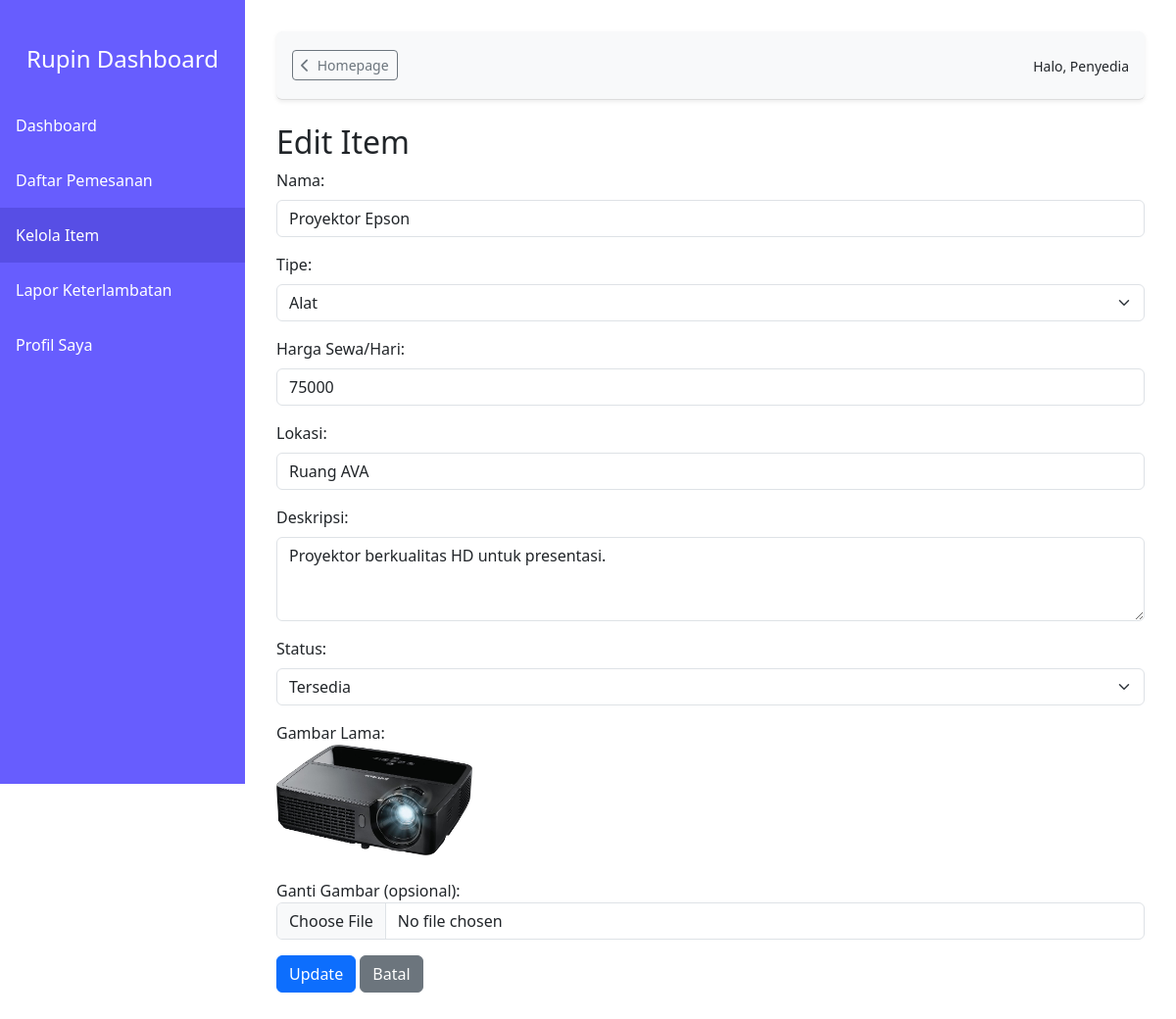
/penyedia/edit_item.php?id=1 (signed in), run on the app's committed database.
### tables this page shows
CREATE TABLE `items` (
  `item_id` int(11) NOT NULL,
  `user_id` int(11) DEFAULT NULL,
  `nama` varchar(100) DEFAULT NULL,
  `tipe` enum('ruang','alat') DEFAULT NULL,
  `harga_sewa` double DEFAULT NULL,
  `lokasi` varchar(100) DEFAULT NULL,
  `status` enum('tersedia','tidak tersedia') DEFAULT NULL,
  `gambar` varchar(255) DEFAULT NULL,
  `deskripsi` text DEFAULT NULL
);

### penyedia/edit_item.php (the view, shortened to what this page needs)
<?php
include '../config.php';
$id = intval($_GET['id']);
$user_id = $_SESSION['user_id'];
$result = mysqli_query($con, "SELECT * FROM items WHERE item_id=$id AND user_id=$user_id");
$item = mysqli_fetch_assoc($result);
?>
<!DOCTYPE html>
<html lang="id">
<head>
    <link href="https://cdn.jsdelivr.net/npm/bootstrap@5.3.3/dist/css/bootstrap.min.css"  rel="stylesheet">
    <link rel="stylesheet" href="https://cdnjs.cloudflare.com/ajax/libs/font-awesome/6.5.0/css/all.min.css">
    <link href="../styles/dashboard.css"  rel="stylesheet">
</head>
<body>
<div class="sidebar">
    <h4 class="header-sidebar text-center py-3">Rupin Dashboard</h4>
    <a href="index.php" class="<?= basename($_SERVER['PHP_SELF']) == 'index.php' ? 'active' : '' ?>">Dashboard</a>
    <a href="daftar_pemesanan.php" class="<?= basename($_SERVER['PHP_SELF']) == 'daftar_pemesanan.php' ? 'active' : '' ?>">Daftar Pemesanan</a>
    <a href="kelola_item.php" class="<?= basename($_SERVER['PHP_SELF']) == 'edit_item.php' ? 'active' : '' ?>">Kelola Item</a>
    <a href="laporan_keterlambatan.php">Lapor Keterlambatan</a>
    <a href="profil.php" class="<?= basename($_SERVER['PHP_SELF']) == 'profil.php' ? 'active' : '' ?>">Profil Saya</a>
</div>
<div class="content">
    <div class="top-nav rounded shadow-sm mb-4">
        <div>
            <a href="../index.php" class="go-home btn btn-outline-secondary btn-sm "><i class="fa-solid fa-chevron-left me-2"></i>Homepage</i></a>
        </div>
        <div class="text-end">
            <small>Halo, <?= ucfirst($_SESSION['role']) ?></small><br>
        </div>
    </div>
    <h2>Edit Item</h2>
    <form method="post" enctype="multipart/form-data" class="needs-validation" novalidate>
        <div class="mb-3">
            <label for="nama" class="form-label">Nama:</label>
            <input type="text" name="nama" id="nama" value="<?= htmlspecialchars($item['nama']) ?>" class="form-control" required>
        </div>
        <div class="mb-3">
            <label for="tipe" class="form-label">Tipe:</label>
            <select name="tipe" id="tipe" class="form-select" required>
                <option value="alat" <?= $item['tipe'] === 'alat' ? 'selected' : '' ?>>Alat</option>
            </select>
        </div>
        <div class="mb-3">
            <label for="harga_sewa" class="form-label">Harga Sewa/Hari:</label>
            <input type="number" name="harga_sewa" id="harga_sewa" value="<?= $item['harga_sewa'] ?>" class="form-control" required>
        </div>
        <div class="mb-3">
            <label for="lokasi" class="form-label">Lokasi:</label>
            <input type="text" name="lokasi" id="lokasi" value="<?= htmlspecialchars($item['lokasi']) ?>" class="form-control" required>
        </div>
        <div class="mb-3">
            <label for="deskripsi" class="form-label">Deskripsi:</label>
            <textarea
                name="deskripsi"
                id="deskripsi"
                class="form-control"
                rows="3"
                placeholder="Tulis deskripsi item..."
                required
            ><?= isset($item['deskripsi']) ? htmlspecialchars($item['deskripsi']) : '' ?></textarea>
        </div>
        <div class="mb-3">
            <label for="status" class="form-label">Status:</label>
            <select name="status" id="status" class="form-select" required>
                <option value="tersedia" <?= $item['status'] === 'tersedia' ? 'selected' : '' ?>>Tersedia</option>
            </select>
        </div>
        <div class="mb-3">
            <label>Gambar Lama:</label><br>
            <?php if (!empty($item['gambar'])): ?>
                <img src="../uploads/<?= htmlspecialchars($item['gambar']) ?>" alt="Gambar Item" class="img-fluid mb-2" style="max-width:200px;">
            <?php else: ?>
                <em>Tidak ada gambar</em>
            <?php endif; ?>
        </div>
        <div class="mb-3">
            <label>Ganti Gambar (opsional):</label>
            <input type="file" name="gambar" accept="image/*" onchange="previewImage(event)" class="form-control">
        </div>
        <button type="submit" class="btn btn-primary">Update</button>
        <a href="kelola_item.php" class="btn btn-secondary">Batal</a>
    </form>
</div>
</body>
</html>

### styles/dashboard.css (style rules this page uses)
body { display: flex; min-height: 100vh; flex-direction: row; margin: 0; }
.sidebar { width: 250px; background-color: #675dfe; color: white; position: fixed; top: 0; left: 0; height: 100vh; overflow-y: auto; }
.top-nav { display: flex; justify-content: space-between; align-items: center; background-color: #f8f9fa; padding: 0.5rem 1rem; border-bottom: 1px solid #ddd; margin-bottom: 2rem; height: 70px; }
.content { flex: 1; padding: 2rem; margin-left: 250px; }
.sidebar a { color: white; text-decoration: none; display: block; padding: 1rem; }
.sidebar a:hover, .sidebar .active { background-color: #574ee5; }
.header-sidebar { margin: 30px 0px 0px 0px; height: 70px; }

### data on the page
items: nama "Proyektor Epson", tipe "Alat", harga_sewa "75000", lokasi "Ruang AVA", deskripsi "Proyektor berkualitas HD untuk presentasi.", status "Tersedia", gambar (picture)

### other printed values
$_SESSION['role'] "Penyedia"
